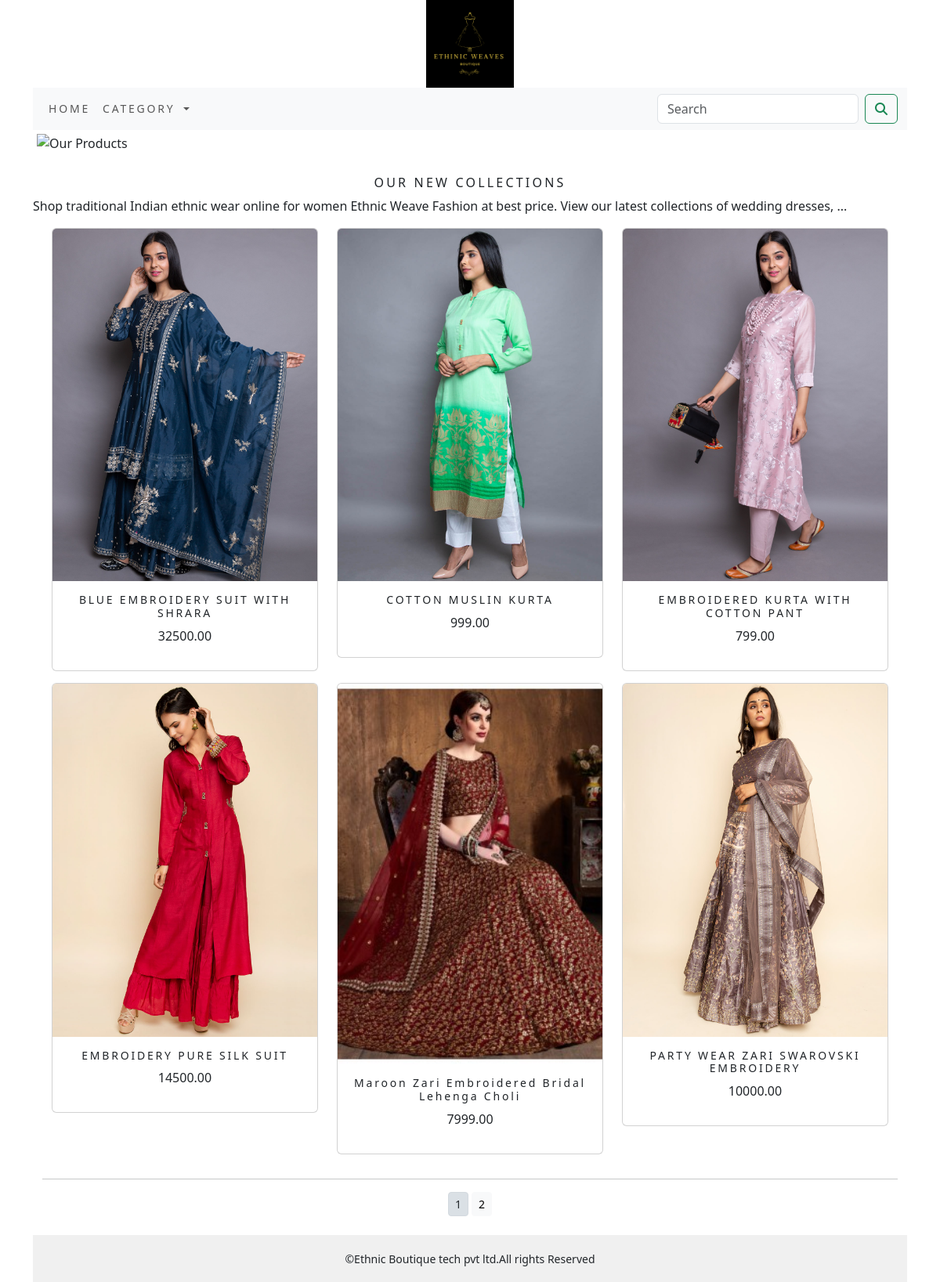
The app's page /shop/ with its own data.
### shop/models.py (models this page shows, shortened)
class Product(models.Model):
    name=models.CharField(max_length=250,unique=True)
    slug=models.SlugField(max_length=250,unique=True)
    description=models.TextField(blank=True)
    price=models.DecimalField(max_digits=10,decimal_places=2)
    category=models.ForeignKey(Category,on_delete=models.CASCADE)
    image = models.ImageField(upload_to='product', blank=True)
    stock=models.IntegerField()
    available=models.BooleanField(default=True)
    created=models.DateField(auto_now_add=True)
    updated=models.DateField(auto_now=True)
    def get_url(self):
        return reverse('shop:prodCatdetail',args=[self.category.slug,self.slug])
    class Meta:
        ordering = ('name',)
        verbose_name = 'product'
        verbose_name_plural = 'products'

### shop/views.py (the view)
# urls.py: path('',views.allProdCat,name='allProdCat'),
def allProdCat(request,c_slug=None):
    c_page=None
    products_list=None
    if c_slug!=None:
        c_page=get_object_or_404(Category,slug=c_slug)
        products_list=Product.objects.all().filter(category=c_page,available=True)
    else:
        products_list = Product.objects.all().filter(available=True)
    paginator=Paginator(products_list,6)
    try:
        page=int(request.GET.get('page','1'))
    except:
        page=1
    try:
        products=paginator.page(page)
    except(EmptyPage,InvalidPage):
        products=paginator.page(paginator.num_pages)
    return render(request,"category.html",{'category':c_page,'products':products})

### cart/context_processors.py (called while the page is built)
def counter(request):
    item_count=0
    if 'admin' in request.path:
        return {}
    else:
        try:
            cart=Cart.objects.filter(cart_id=_card_id(request))
            car_items=CartItem.objects.all().filter(cart=cart[:1])
            for cart_item in car_items:
                item_count += cart_item.quantity
        except Cart.DoesNotExist:
            item_count=0
    return dict(item_count=item_count)

### cart/views.py (called while the page is built)
def _card_id(request):
    cart=request.session.session_key
    if not cart:
        cart=request.session.create()
    return cart

### shop/context_processors.py (called while the page is built)
def menu_links(request):
    links=Category.objects.all()
    return dict(links=links)

### shop/models.py (called while the page is built)
    def get_url(self):
        return reverse('shop:products_by_category',args=[self.slug])

### template/category.html (shortened to what this page needs)
{% extends 'base.html' %}
{% load static %}
{% block content %}
<div class="mx-auto">
    {% if category %}
    <img class="my_image" src="{{category.image.url}}" alt="{{category.name}}" style="width:150px;height:150px;">
</div>
    <br>
<div>
    <h1 class="text_center my_title">{{category.name}}</h1>
    <p class="text-justify">{{category.description}}</p>
</div>
      {% else %}
<div>
<img class="my_image my_image_padding" src="{% static 'img/banner.png' %}" alt="Our Products" width="1250px">
</div>
<br>
<div>
    <h1 class="text-center my_title">Our New Collections</h1>
    <p class="text-justify">Shop traditional Indian ethnic wear online for women Ethnic Weave Fashion at best price. View our latest collections of wedding dresses, ...</p>
</div>
    {% endif %}
<div class="container">
    <div class="row mx-auto">
        {% for product in products.object_list %}
        <div class="my_bottom_margin col-9 col-sm-12 col-md-4 col-lg-4">
            <div class="card text-center" style="min-width:18rem;">
                <a href="{{product.get_url}}"><img class="card-img-top  my_image" src="{{product.image.url}}" alt="{{product.name}}"></a>
            <div class="card-body">
                <h4>{{product.name}}</h4>
                <p>{{product.price}}</p>
            </div>
            </div>
        </div>
        {% endfor %}
    </div>
    <div class="mx-auto">
        {% if products.paginator.num_pages > 1 %}
            <hr>
        <div class="text-center">
            {% for pg in products.paginator.page_range %}
            <a href="?page={{pg}}" class="btn btn-light btn-sm {% if products.number == pg %} active{% endif %}">{{pg}}</a>
            {% endfor %}
        </div>
        {% endif %}
    </div>
    <br>
</div>
{% endblock %}

### template/base.html (shortened to what this page needs)
{% load static %}
<!DOCTYPE html>
<html lang="en">
<head>
    <link rel="stylesheet" href="{% static 'css/custom.css' %}">
    <link rel="stylesheet" href="{% static 'css/bootstrap.min.css' %}">
    <link href="https://cdn.jsdelivr.net/npm/bootstrap@5.3.0-alpha1/dist/css/bootstrap.min.css" rel="stylesheet">
</head>
<body>
<div class="container">
    {% include 'header.html' %}
    {% include 'navbar.html' %}
    {% block content %}
    {% endblock %}
    </div>
    {% include 'footer.html' %}
</body>
</html>

### template/header.html
{% load static %}
<header>
    <center>
        <a href="{% url 'shop:allProdCat' %}"><img src="{% static 'img/logo.png' %}" alt="logoimg" width="10%"></a>
    </center>
</header>

### template/navbar.html (shortened to what this page needs)
<nav class="navbar navbar-expand-lg bg-body-tertiary">
  <div class="container-fluid">
    <div class="collapse navbar-collapse" id="navbarSupportedContent">
      <ul class="navbar-nav me-auto mb-2 mb-lg-0">
        <li class="nav-item">
          <a class="nav-link" href="{% url 'shop:allProdCat' %}">Home</a>
        </li>
        <li class="nav-item dropdown {% if 'shop' in request.path %} active {% endif %}">
          <a class="nav-link dropdown-toggle" href="#" role="button" data-bs-toggle="dropdown" aria-expanded="false">
            Category
          </a>
        </li>
      </ul>
      <form class="d-flex" action="{% url 'search_app:SearchResult' %}" method="get">
        <input class=" form-control me-2" type="search" placeholder="Search" name="q" aria-label="Search">
        <button class="btn btn-outline-success" type="submit"><i class="fa fa-search"></i></button>
      </form>
    </div>
  </div>
</nav>

### template/footer.html
<div class="footer navbar-fixed-bottom my_footer">
    <p class="text-center">&copy;Ethnic Boutique tech pvt ltd.All rights Reserved</p>
</div>

### static/css/custom.css (style rules this page uses)
.nav-item { letter-spacing : .2em; font-size : 14px; text-transform:uppercase; }
.my_footer { background-color: #f0f0f0; height:60px; }
.my_footer p { padding-top:20px; font-size:14px; }
.my_image { width:100%; height:auto; }
.my_title { font-size:16px; text-transform:uppercase; letter-spacing:.2em; }
.my_image_padding { padding:5px; }
.my_bottom_margin { margin-bottom:15px; }
.card-body h4 { font-size:14px; card-transform:uppercase; letter-spacing:.2em; }

### records on screen
Product: image (picture), name "BLUE EMBROIDERY SUIT WITH SHRARA", price "32500.00"
Product: image (picture), name "COTTON MUSLIN KURTA", price "999.00"
Product: image (picture), name "EMBROIDERED KURTA WITH COTTON PANT", price "799.00"
Product: image (picture), name "EMBROIDERY PURE SILK SUIT", price "14500.00"
Product: image (picture), name "Maroon Zari Embroidered Bridal Lehenga Choli", price "7999.00"
Product: image (picture), name "PARTY WEAR ZARI SWAROVSKI EMBROIDERY", price "10000.00"

### other values on screen
{{ pg }} "1" "2"
